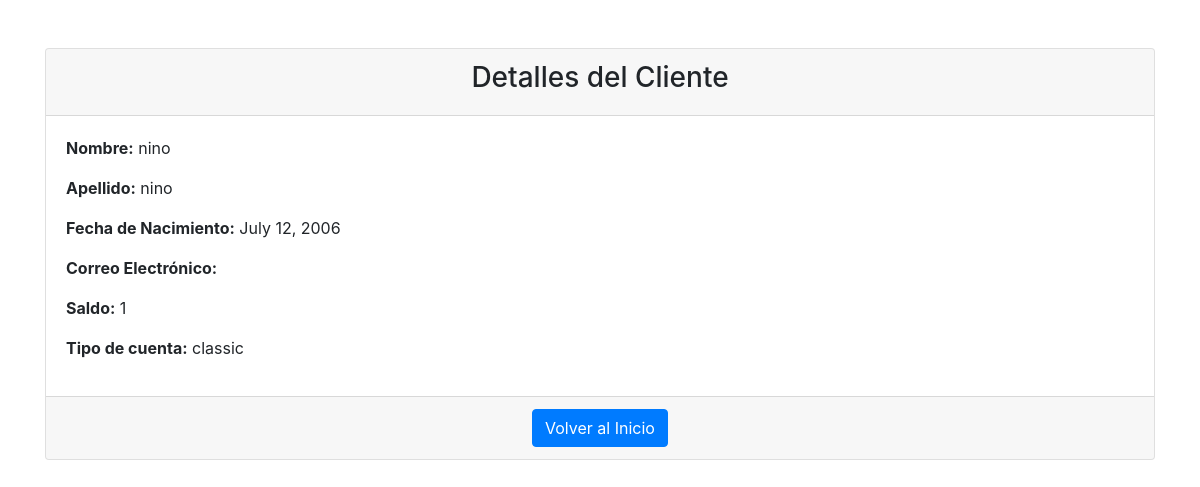
/clientes/detail/ (signed in), run on the app's committed database.
### clientes/models.py (models this page shows, shortened)
class Customer(models.Model):
    customer_id = models.AutoField(primary_key=True)
    customer_DNI = models.CharField(max_length=10)
    customer_name = models.CharField(max_length=50)
    customer_surname = models.CharField(max_length=50)
    customer_birth = models.DateField()
    user = models.OneToOneField(User, on_delete=models.CASCADE, related_name="customer", default=None)
    class Meta:
        db_table = 'Customer'

### cuentas/models.py (models this page shows, shortened)
class CustomerAccount(models.Model):
    customer_account_id = models.AutoField(primary_key=True)
    customer_account_balance = models.IntegerField()
    fk_customer_account_customer = models.ForeignKey(Customer, on_delete=models.CASCADE, db_column='fk_customer_account_customer_id')
    fk_customer_account_account_type = models.ForeignKey(AccountType, on_delete=models.CASCADE, db_column='fk_customer_account_account_type_id')
    class Meta:
        db_table = 'CustomerAccount'

class AccountType(models.Model):
    account_type_id = models.AutoField(primary_key=True)
    account_type_name = models.CharField(max_length=50)
    account_type_currency = models.CharField(max_length=10)
    class Meta:
        db_table = 'AccountType'
    def __str__(self):
        return self.account_type_name

### clientes/views.py (the view)
# urls.py: path('detail/', views.customer_detail, name='detail'),
@login_required
def customer_detail(request):
    customer = Customer.objects.get(user=request.user)
    cuenta = CustomerAccount.objects.get(fk_customer_account_customer=customer)
    return render(request, 'detail.html', {'customer': customer, 'cuenta': cuenta})

### clientes/templates/detail.html (shortened to what this page needs)
<!DOCTYPE html>
<html lang="es">
<head>
    <link href="https://stackpath.bootstrapcdn.com/bootstrap/4.5.2/css/bootstrap.min.css" rel="stylesheet">
</head>
<body>
<div class="container mt-5">
    <div class="card">
        <div class="card-header text-center">
            <h3>Detalles del Cliente</h3>
        </div>
        <div class="card-body">
            <p><strong>Nombre:</strong> {{ customer.customer_name }}</p>
            <p><strong>Apellido:</strong> {{ customer.customer_surname }}</p>
            <p><strong>Fecha de Nacimiento:</strong> {{ customer.customer_birth }}</p>
            <p><strong>Correo Electrónico:</strong> {{ customer.customer_email }}</p>
            <p><strong>Saldo:</strong> {{ cuenta.customer_account_balance }}</p>
            <p><strong>Tipo de cuenta:</strong> {{ cuenta.fk_customer_account_account_type }}</p>
        </div>
        <div class="card-footer text-center">
            <a href="{% url 'home' %}" class="btn btn-primary">Volver al Inicio</a>
        </div>
    </div>
</div>
</body>
</html>

### data on the page
Customer: customer_name "nino", customer_surname "nino", customer_birth "July 12, 2006"
CustomerAccount: customer_account_balance "1", fk_customer_account_account_type "classic"
